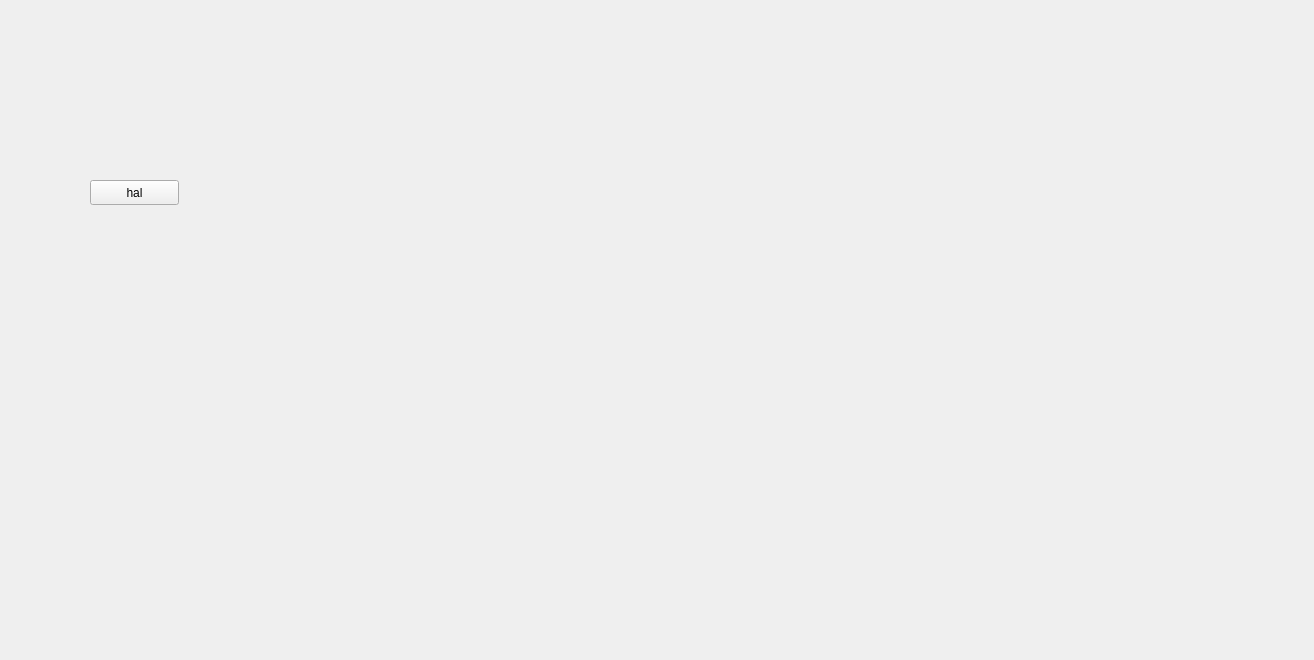
<?xml version="1.0" encoding="UTF-8"?>
<ui version="4.0">
 <class>kamer_hal</class>
 <widget class="QWidget" name="kamer_hal">
  <property name="geometry">
   <rect>
    <x>0</x>
    <y>0</y>
    <width>1314</width>
    <height>660</height>
   </rect>
  </property>
  <property name="windowTitle">
   <string>Form</string>
  </property>
  <widget class="QPushButton" name="pushButton">
   <property name="geometry">
    <rect>
     <x>90</x>
     <y>180</y>
     <width>89</width>
     <height>25</height>
    </rect>
   </property>
   <property name="text">
    <string>hal</string>
   </property>
  </widget>
 </widget>
 <resources/>
 <connections/>
</ui>
